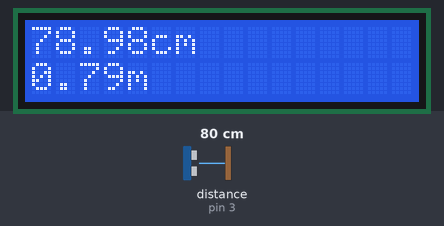
Bench run of a sketch on a simulated Arduino Uno, built with avr-gcc and run on an emulated ATmega328P. On the bench: 16×2 character LCD. Wiring (inferred from the names in the program): ultrasonic range finder: trigger pin 13; echo pin 3. Inputs (shaded band) come from the test bench; at power-on: distance to the obstacle (sensor on pin 3) 80 cm. The echo pulse lasts 58.3 µs per cm; what the sketch prints to the serial monitor is not drawn.

Above: at 1.3 s.
1.4 s: distance to the obstacle (sensor on pin 3) set to 2 cm
At 3.0 s:
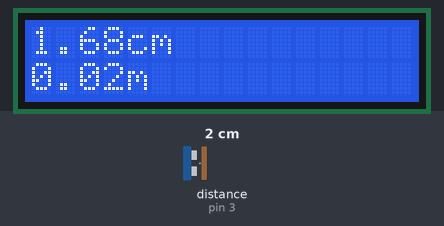
7.4 s: distance to the obstacle (sensor on pin 3) set to 120 cm
At 8.6 s:
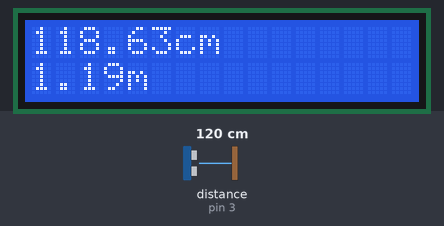
11.7 s: distance to the obstacle (sensor on pin 3) set to 4 cm
At 13.5 s:
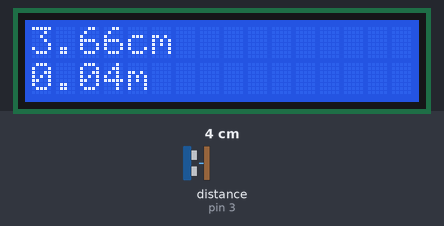
Timing chart, 0 to 15.0 s (numbered marks = the images above; inputs shaded):
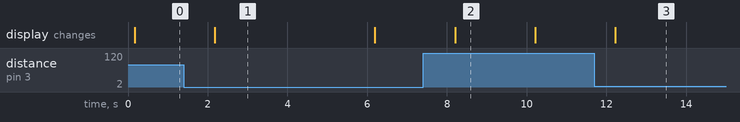

The sketch:

ultrassonic_measure.ino
```cpp
/*

Conexões do Sensor Ultrassônico (HC-SR04):
Trigger (Trig): Conecte ao pino digital 13 do Arduino.
Echo: Conecte ao pino digital 3 do Arduino.
VCC: Conecte ao 5V do Arduino.
GND: Conecte ao GND do Arduino.


Conexões do LCD 16x2:
Pino do LCD	Conexão no Arduino
VSS (Pino 1)	GND
VDD (Pino 2)	5V
VO (Pino 3)	Potenciômetro ou GND (para ajuste de contraste)
RS (Pino 4)	Pino digital 8
RW (Pino 5)	GND
E (Pino 6)	Pino digital 9
D4 (Pino 11)	Pino digital 4
D5 (Pino 12)	Pino digital 5
D6 (Pino 13)	Pino digital 6
D7 (Pino 14)	Pino digital 7
A (Pino 15)	5V (para o backlight)
K (Pino 16)	GND (para o backlight)
*/


#include <LiquidCrystal.h>
LiquidCrystal lcd(8, 9, 4, 5, 6, 7);


int PinTrigger = 13; // pino usado para disparar os pulsos do sensor
int PinEcho = 3; // pino usado para ler a saida do sensor
float TempoEcho = 0; // variável tempo do eco
const float velocidadeSom_mps = 340; // em metros por segundo
const float velocidadeSom_mpus = 0.000340; // em metros por microsegundo
void setup() {
pinMode(PinTrigger, OUTPUT); // configura pino Trigger como saída
digitalWrite(PinTrigger, LOW); // pino trigger - nível baixo
pinMode(PinEcho, INPUT); // configura pino ECHO como entrada
Serial.begin(9600); // inicializa monitor serial 9600 Bps
lcd.begin(16, 2);
delay(100); // atraso de 100 milisegundos
}
void loop() {
DisparaPulsoUltrassonico(); // dispara pulso ultrassonico
TempoEcho = pulseIn(PinEcho, HIGH); // mede duração do pulso HIGH de eco em micro seg
Serial.print("Distancia em metros: "); // mostra no monitor serial
Serial.println(CalculaDistancia(TempoEcho)); // mostra o calculo de distancia em metros
Serial.print("Distancia em centimentros: "); // mostra no monitor serial
Serial.println(CalculaDistancia(TempoEcho) * 100); // mostra o calculo de distancia em cm
lcd.clear(); // limpa tela do LCD
  // Exibe a distância em centímetros na primeira linha
lcd.setCursor(0, 0); // Coluna 0, linha 0 (primeira linha)
lcd.print(CalculaDistancia(TempoEcho) * 100);
lcd.print("cm");

  // Exibe a distância em metros na segunda linha
lcd.setCursor(0, 1); // Coluna 0, linha 1 (segunda linha)
lcd.print(CalculaDistancia(TempoEcho));
lcd.print("m");
delay(2000); // atraso de 2 segundos
}


void DisparaPulsoUltrassonico()
{
digitalWrite(PinTrigger, HIGH); // pulso alto de Trigger
delayMicroseconds(10); // atraso de 10 microsegundos
digitalWrite(PinTrigger, LOW); // pulso baixo de Trigger
}
float CalculaDistancia(float tempo_us)
{
return ((tempo_us * velocidadeSom_mpus) / 2 ); // calcula distancia em metros
}
```

Measured:
- after the input at 1.4 s, the display: changes after 0.78 s (image 1)
- after the input at 7.4 s, the display: changes after 0.81 s (image 2)
- after the input at 11.7 s, the display: changes after 0.53 s (image 3)
- what the display in image 1 shows lasts 4.0 s, from 2.2 s to 6.2 s
- what the display in image 2 shows lasts 2.0 s, from 8.2 s to 10.2 s
